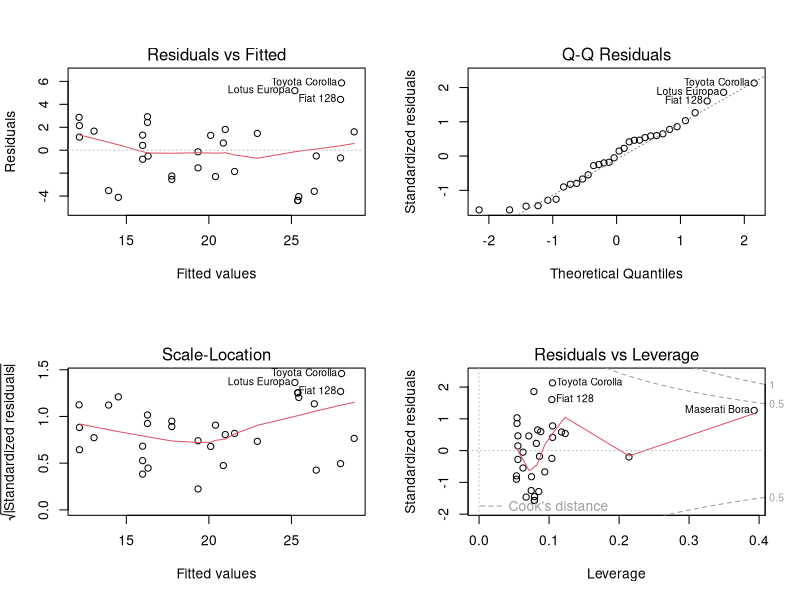

Source code (R):
## ---- chunk 1
library(xtable)
library(ggplot2)
## ---- chunk 2
data(mtcars)
mtcars$tran <- factor(mtcars$am, levels = c(1,0), labels = c("manual", "auto"))
## ---- chunk 3
hp <- lm(mpg ~ tran + hp, mtcars)
summary(hp)
## ---- chunk 4
print(xtable(mtcars[mtcars$mpg >= hp$coefficients[1], c(1,4,12)]), type="latex", comment=FALSE)
## ---- chunk 5
par(mfrow = c(2,2))
plot(hp)
